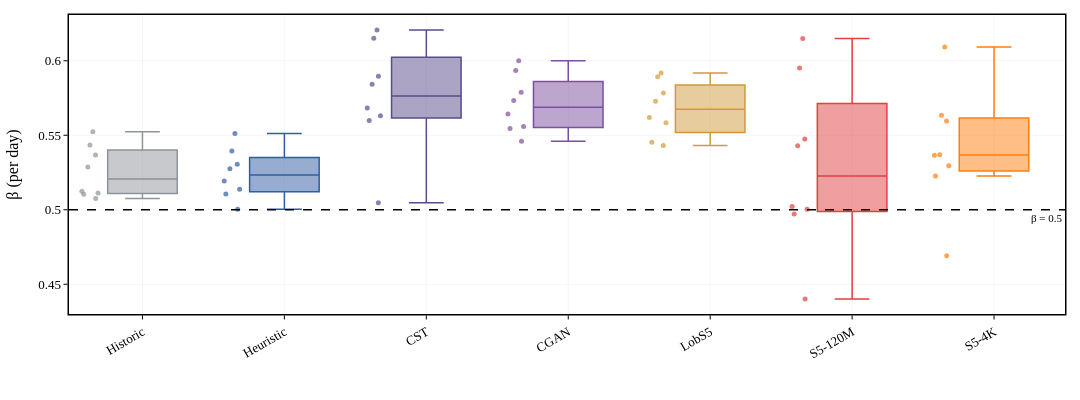

The notebook cell saved with this chart:
### Markdown cell above
---
## Part B: Appendix

### A: Per-Day Beta
### B: Decay Function Fitting
### C: Permanent/Temporary Decomposition
### D: Bootstrap Distributions (already shown above)
### E: Stability Details

### Code cell
# -- Appendix A: Per-Day Beta --

perday_results = OrderedDict()

for label, r in R.items():
    pc = r['pc']
    if pc.empty:
        continue
    sdm = SAMPLE_DAY_MAP[['sample_id', 'day']].drop_duplicates()
    pc_day = pc.merge(sdm, on='sample_id', how='left')
    day_betas = []
    for day_val, grp in pc_day.groupby('day'):
        bstat = compute_global_beta(grp)
        if np.isfinite(bstat['beta']):
            day_betas.append({'day': day_val, 'beta': bstat['beta'],
                              'r2': bstat['r2'], 'n': bstat['n']})
    day_df = pd.DataFrame(day_betas)
    perday_results[label] = day_df

rows = []
for label, ddf in perday_results.items():
    if ddf.empty:
        continue
    b = ddf['beta']
    rows.append({'Model': label, 'Mean beta': f'{b.mean():.3f}',
                 'Std': f'{b.std():.3f}', 'Min': f'{b.min():.3f}',
                 'Max': f'{b.max():.3f}', 'N_days': len(ddf)})
print('\n-- Per-Day Beta --')
print(pd.DataFrame(rows).to_string(index=False))

# Figure
fig = go.Figure()
for label, ddf in perday_results.items():
    if ddf.empty:
        continue
    fig.add_trace(go.Box(
        y=ddf['beta'], name=label,
        marker_color=SCENARIOS[label]['color'],
        line_color=SCENARIOS[label]['color'],
        boxpoints='all', jitter=0.3, pointpos=-1.5,
        marker=dict(size=5, opacity=0.7),
        line_width=1.5))
fig.add_hline(y=0.5, line_dash='dash', line_color='black', line_width=1.5,
              annotation_text='\u03b2 = 0.5', annotation_font_size=11,
              annotation_position='bottom right')
pub_layout(fig, width=FULL_W, height=400, legend_pos='none')
fig.update_xaxes(title_text='', tickangle=-30)
fig.update_yaxes(title_text='\u03b2 (per day)')
save_fig(fig, 'perday_beta_7m.png')
fig.show()

### Figure 1 — Plotly figure (JSON) as saved in the notebook; plotly's stock layout.template omitted (floating-point values rounded to 4 significant figures)
{"data": [{"boxpoints": "all", "jitter": 0.3, "line": {"color": "#8F939A", "width": 1.5}, "marker": {"color": "#8F939A", "opacity": 0.7, "size": 5}, "name": "Historic", "pointpos": -1.5, "type": "box", "y": [0.5113, 0.5523, 0.5075, 0.5104, 0.5124, 0.5287, 0.5435, 0.5367]}, {"boxpoints": "all", "jitter": 0.3, "line": {"color": "#2F5DA3", "width": 1.5}, "marker": {"color": "#2F5DA3", "opacity": 0.7, "size": 5}, "name": "Heuristic", "pointpos": -1.5, "type": "box", "y": [0.5137, 0.5511, 0.5003, 0.5192, 0.5106, 0.5305, 0.5395, 0.5275]}, {"boxpoints": "all", "jitter": 0.3, "line": {"color": "#5B4B8A", "width": 1.5}, "marker": {"color": "#5B4B8A", "opacity": 0.7, "size": 5}, "name": "CST", "pointpos": -1.5, "type": "box", "y": [0.615, 0.6207, 0.5683, 0.5631, 0.56, 0.5842, 0.5895, 0.5047]}, {"boxpoints": "all", "jitter": 0.3, "line": {"color": "#7B4F9E", "width": 1.5}, "marker": {"color": "#7B4F9E", "opacity": 0.7, "size": 5}, "name": "CGAN", "pointpos": -1.5, "type": "box", "y": [0.5545, 0.5642, 0.546, 0.5559, 0.5734, 0.6001, 0.5935, 0.5788]}, {"boxpoints": "all", "jitter": 0.3, "line": {"color": "#D09A3C", "width": 1.5}, "marker": {"color": "#D09A3C", "opacity": 0.7, "size": 5}, "name": "LobS5", "pointpos": -1.5, "type": "box", "y": [0.5918, 0.5728, 0.5431, 0.5892, 0.5584, 0.562, 0.5784, 0.5454]}, {"boxpoints": "all", "jitter": 0.3, "line": {"color": "#E04040", "width": 1.5}, "marker": {"color": "#E04040", "opacity": 0.7, "size": 5}, "name": "S5-120M", "pointpos": -1.5, "type": "box", "y": [0.4972, 0.5429, 0.5003, 0.4401, 0.5022, 0.5475, 0.6149, 0.5952]}, {"boxpoints": "all", "jitter": 0.3, "line": {"color": "#FF7F0E", "width": 1.5}, "marker": {"color": "#FF7F0E", "opacity": 0.7, "size": 5}, "name": "S5-4K", "pointpos": -1.5, "type": "box", "y": [0.5595, 0.5367, 0.5226, 0.4692, 0.5295, 0.5635, 0.6091, 0.5369]}], "layout": {"annotations": [{"font": {"size": 11}, "showarrow": false, "text": "β = 0.5", "x": 1, "xanchor": "right", "xref": "x domain", "y": 0.5, "yanchor": "top", "yref": "y"}], "font": {"color": "black", "family": "Times New Roman, DejaVu Serif, serif", "size": 13}, "height": 400, "legend": {"bgcolor": "rgba(255,255,255,0.85)", "bordercolor": "black", "borderwidth": 1, "font": {"size": 11}, "visible": false}, "margin": {"b": 55, "l": 60, "r": 15, "t": 15}, "shapes": [{"line": {"color": "black", "dash": "dash", "width": 1.5}, "type": "line", "x0": 0, "x1": 1, "xref": "x domain", "y0": 0.5, "y1": 0.5, "yref": "y"}], "title": {}, "width": 1080, "xaxis": {"gridcolor": "rgba(0,0,0,0.08)", "gridwidth": 0.5, "linecolor": "black", "linewidth": 1.5, "mirror": true, "showgrid": true, "showline": true, "tickangle": -30, "tickcolor": "black", "ticklen": 4, "ticks": "outside", "tickwidth": 1, "title": {"text": ""}, "zeroline": false}, "yaxis": {"gridcolor": "rgba(0,0,0,0.08)", "gridwidth": 0.5, "linecolor": "black", "linewidth": 1.5, "mirror": true, "showgrid": true, "showline": true, "tickcolor": "black", "ticklen": 4, "ticks": "outside", "tickwidth": 1, "title": {"text": "β (per day)"}, "zeroline": false}}}
